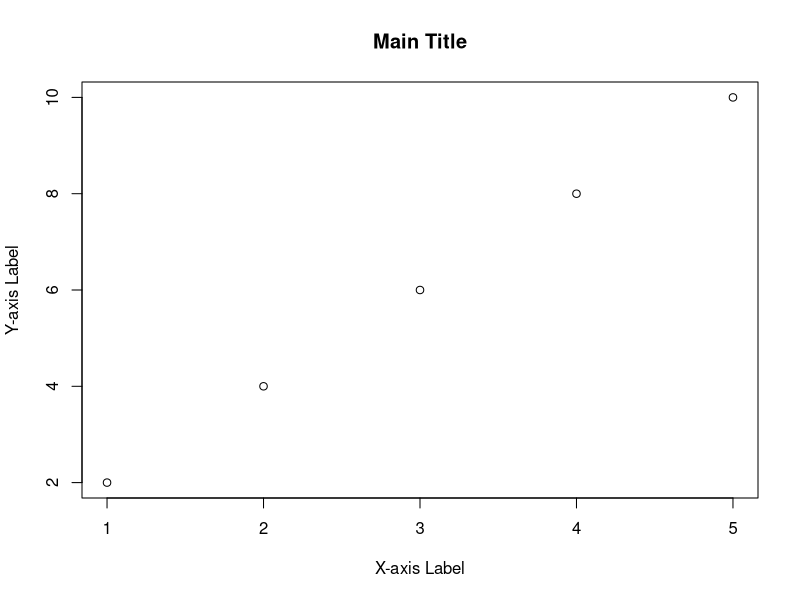
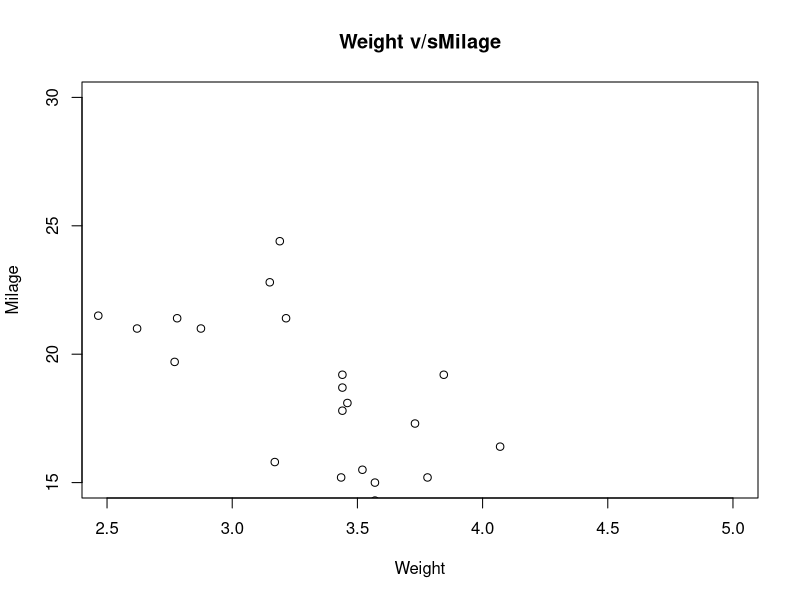

Generate these figures, in order, with R:
x <- c(1, 2, 3, 4, 5)  
y <- c(2, 4, 6, 8, 10)

plot(x,
     y,
     main = "Main Title",
     xlab = "X-axis Label",
     ylab = "Y-axis Label",
     xlim = c(min(x), max(x)),
     ylim = c(min(y), max(y)),
     axes = TRUE)        


data <-mtcars[,c('wt','mpg')] 
png(file = "scatterplot.png") 
plot(x = data$wt,y = data$mpg, xlab = "Weight", ylab = "Milage", xlim = c(2.5,5), ylim = c(15,30), 
     main = "Weight v/sMilage") 
dev.off() 